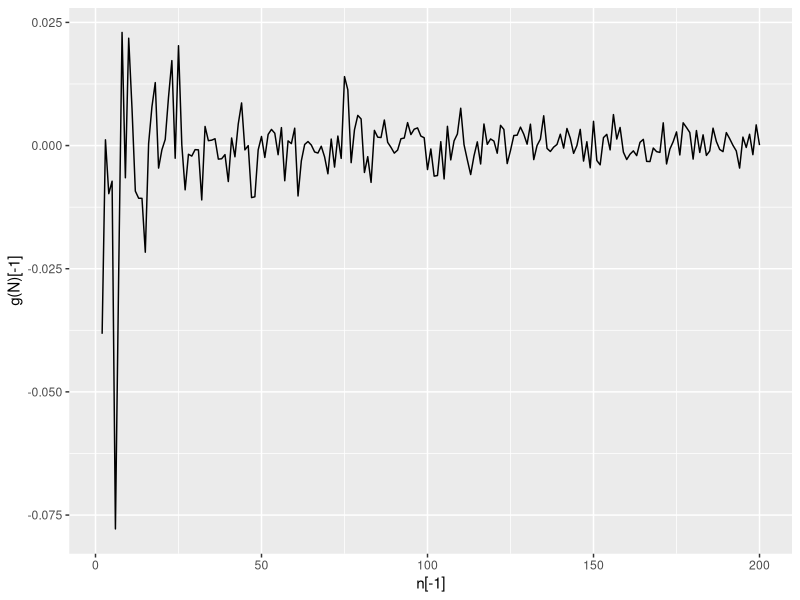
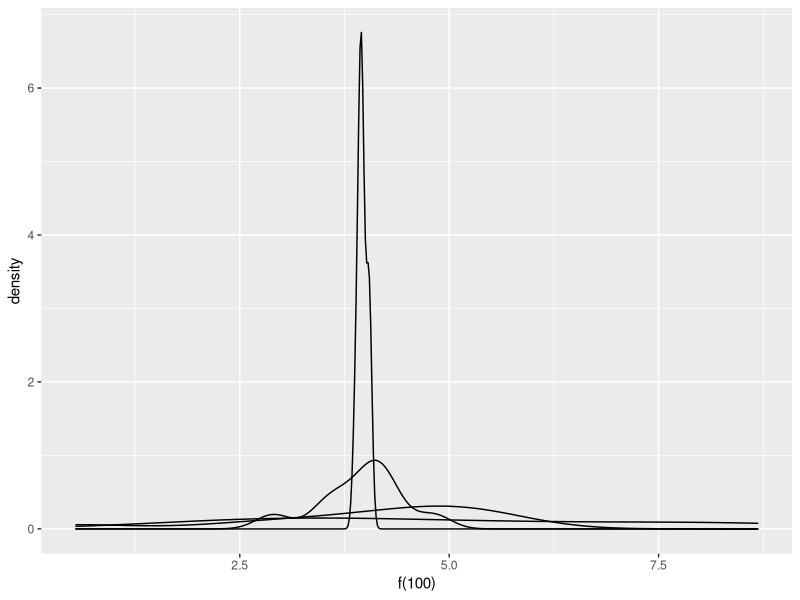
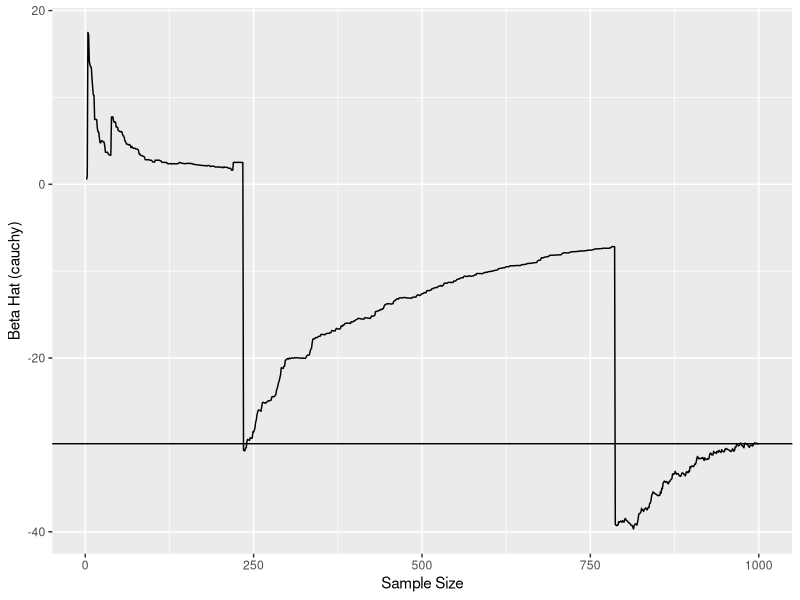
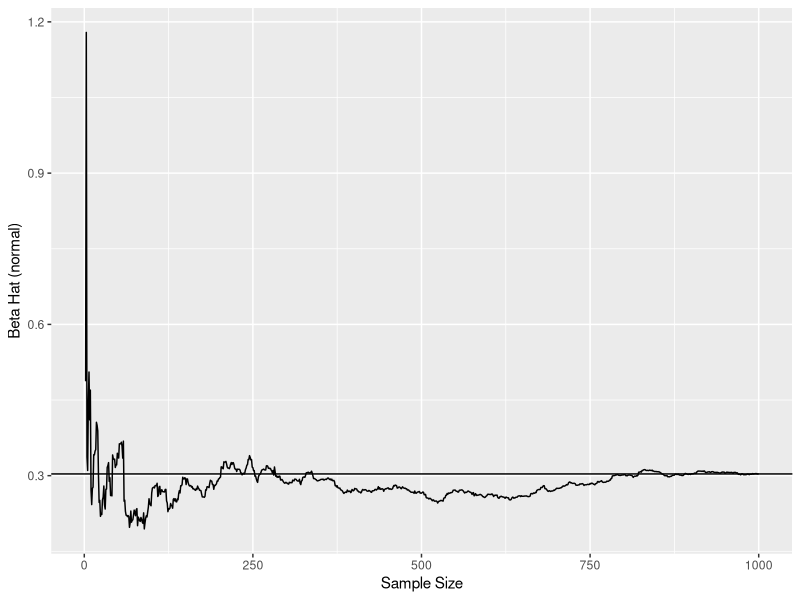

These charts were generated, in order, by the following R code:
## ---- chunk 1
knitr::opts_chunk$set(echo = FALSE)
library(tidyverse)

## ---- chunk 2
# consistency of beta
f <- function(n) {
n <- n
b <- 4

x <- runif(n,0,100)
e <- rnorm(n,0,1)

y <- b*x + e

bhat <- coef(lm(y~x))[2]
bdiff <- bhat - b

return(bdiff)
}

g <- function(n) {
  v <- c(NULL)
  for (i in c(1:n)) {
    v <- c(v, f(i))
  }
  return (v)
}

N <- 200
n <- c(1:N)

ggplot() + geom_line(aes(n[-1],g(N)[-1]))

## ---- chunk 3
# convergence in distribution

f <- function(n) {
  n <- n
  b <- 4
  
  bhat <- c()
  for (i in c(1:10)) {
  x <- runif(n,0,100)
  e <- rnorm(n,0,1000)
  y <- b*x + e
  
  bhat <- c(bhat, coef(lm(y~x))[2])
  }
  return(bhat)
}

ggplot() + geom_density(aes(f(100))) + geom_density(aes(f(1000))) + geom_density(aes(f(10000))) + geom_density(aes(f(100000)))
## ---- chunk 4
rm(list=ls())
#library(broom)
#library(dplyr)
#library(magrittr)


set.seed(123)

n=100000


x <- rnorm(n)

en <- rnorm(n)
ec <- rcauchy(n)


yn <- 0.8 + 0.3*x + en
yc <- 0.8 +0.3*x + ec

simulation <- data.frame(x,yn,yc,en,ec)


#simulations

  cauchy_001 <- cbind()
  cauchy_01 <- cbind()
  cauchy_1 <- cbind()
  cauchy_10 <- cbind()
  cauchy_100 <- cbind()

  normal_001 <- cbind()
  normal_01 <- cbind()
  normal_1 <- cbind()
  normal_10 <- cbind()
  normal_100 <- cbind()
  
  constant <- cbind()

  
  for (i in seq(1000)){

    
      simulation$random_order <- order(runif(n= n))

   reg <- lm(simulation$yc ~ simulation$x, subset = simulation$random_order <= 10)
  result <- coef(reg)[2]
  cauchy_001 <- rbind(cauchy_001 , result)

  reg <- lm(simulation$yc ~ simulation$x, subset = simulation$random_order <= 100)
  result <- coef(reg)[2]
  cauchy_01 <- rbind(cauchy_01 , result)
  
  reg <- lm(simulation$yc ~ simulation$x, subset = simulation$random_order <= 1000)
  result <- coef(reg)[2]
  cauchy_1 <- rbind(cauchy_1 , result)
  
  reg <- lm(simulation$yc ~ simulation$x, subset = simulation$random_order <= 10000)
  result <- coef(reg)[2]
  cauchy_10 <- rbind(cauchy_10 , result)
  

  
   reg <- lm(simulation$yn ~ simulation$x, subset = simulation$random_order <= 10)
  result <- coef(reg)[2]
  normal_001 <- rbind(normal_001 , result)

  reg <- lm(simulation$yn ~ simulation$x, subset = simulation$random_order <= 100)
  result <- coef(reg)[2]
  normal_01 <- rbind(normal_01 , result)
  
  reg <- lm(simulation$yn ~ simulation$x, subset = simulation$random_order <= 1000)
  result <- coef(reg)[2]
  normal_1 <- rbind(normal_1 , result)
  
  reg <- lm(simulation$yn ~ simulation$x, subset = simulation$random_order <= 10000)
  result <- coef(reg)[2]
  normal_10 <- rbind(normal_10 , result)
  

  constant <- rbind(constant, 1)
 
  

}
  colnames(cauchy_001) <- "cauchy_001"
  colnames(cauchy_01) <- "cauchy_01"
  colnames(cauchy_1) <- "cauchy_1"
  colnames(cauchy_10) <- "cauchy_10"

  colnames(normal_001) <- "normal_001"
  colnames(normal_01) <- "normal_01"
  colnames(normal_1) <- "normal_1"
  colnames(normal_10) <- "normal_10"

   colnames(constant)  <- "constant"
  
results <- data.frame(cauchy_001, cauchy_01, cauchy_1, cauchy_10, normal_001, normal_01, normal_1, normal_10,  constant)
result_mean <- aggregate(results, FUN = mean, by = list(results$constant))
result_sd <- aggregate(results, FUN = sd, by = list(results$constant))

stats <- rbind(result_mean, result_sd)
## ---- chunk 5

#Alternate approach
cauchy_alt <- cbind()
normal_alt <- cbind()
number <- cbind()

for (i in seq(1000)){
  
  reg <- lm(simulation$yc ~ simulation$x, subset = simulation$random_order <= i)
  cauchy_alt <- rbind(cauchy_alt,coef(reg)[2])
  
  reg <- lm(simulation$yn ~ simulation$x, subset = simulation$random_order <= i)
  normal_alt <- rbind(normal_alt,coef(reg)[2])
  
  number <-rbind(number, i)
  
  alt_results <- data.frame(cauchy_alt, normal_alt, number)
}
## ---- chunk 6
ggplot()+ geom_line(aes(number, cauchy_alt )) + geom_hline(aes(yintercept = cauchy_alt[i])) + xlab("Sample Size") +ylab("Beta Hat (cauchy)")
## ---- chunk 7
ggplot()+ geom_line(aes(number, normal_alt )) + geom_hline(aes(yintercept = normal_alt[i])) + xlab("Sample Size") +ylab("Beta Hat (normal)")
## ---- chunk 8


library(knitr)
library(kableExtra)
kable(stats,format="html", caption="Average point estimates of slope and intercept") %>%
  kable_styling(bootstrap_options = "striped", full_width = F)
